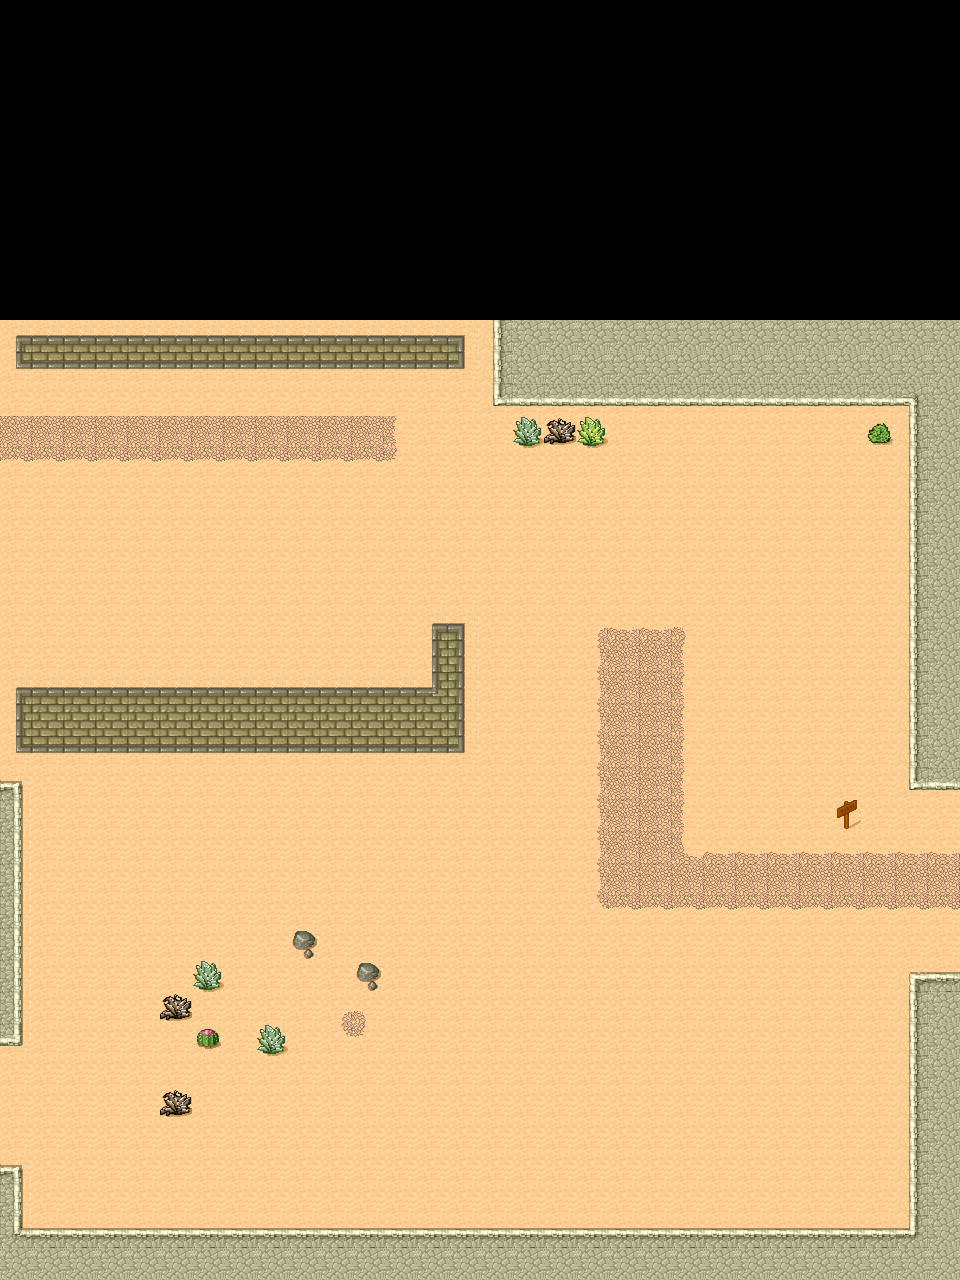

The image is a tile-based game level rendered from a .tmx file. Its description and source (layers, tilesets, objects; grid data summarised) follow:
An orthogonal 30x40 tile map with 32x32 px tiles, 3 tile layers (Ground, GroundDeco, Decos) and 25 objects (sky, mountains, clouds, trees).

<map version="1.10" tiledversion="2025.11.21" orientation="orthogonal" renderorder="right-down" width="30" height="40" tilewidth="32" tileheight="32" infinite="0" nextlayerid="10" nextobjectid="46">
 <editorsettings>
  <export target="area2.lua" format="lua" />
 </editorsettings>
 <properties>
  <property name="ambient" value="night" />
  <property name="game_mode" value="topdown" />
  <property name="name" value="level1_area2" />
 </properties>
 <tileset firstgid="1" name="tileset_area2" tilewidth="32" tileheight="32" tilecount="48" columns="8">
  <grid orientation="orthogonal" width="1" height="1" />
  <image source="tileset_area2.png" trans="ff00ff" width="256" height="192" />
 </tileset>
 <objectgroup id="9" name="Parallax">
  <object id="40" name="sky" x="0" y="0" width="128" height="128">
   <properties>
    <property name="Type" value="parallax" />
    <property name="image" value="assets/images/parallax/layer1_sky.png" />
    <property name="offset_y" type="float" value="50" />
    <property name="parallax_factor" type="float" value="0.1" />
    <property name="repeat_x" type="bool" value="true" />
    <property name="z_index" type="int" value="1" />
   </properties>
  </object>
  <object id="41" name="mountains" x="160" y="0" width="128" height="128">
   <properties>
    <property name="Type" value="parallax" />
    <property name="image" value="assets/images/parallax/layer2_mountains.png" />
    <property name="offset_y" type="float" value="-50" />
    <property name="parallax_factor" type="float" value="0.3" />
    <property name="repeat_x" type="bool" value="true" />
    <property name="z_index" type="int" value="2" />
   </properties>
  </object>
  <object id="42" name="clouds" x="320" y="0" width="128" height="128">
   <properties>
    <property name="Type" value="parallax" />
    <property name="auto_scroll_x" type="float" value="10" />
    <property name="image" value="assets/images/parallax/layer3_clouds.png" />
    <property name="offset_y" type="float" value="120" />
    <property name="parallax_factor" type="float" value="0.5" />
    <property name="repeat_x" type="bool" value="true" />
    <property name="z_index" type="int" value="3" />
   </properties>
  </object>
  <object id="43" name="trees" x="480" y="0" width="128" height="128">
   <properties>
    <property name="Type" value="parallax" />
    <property name="image" value="assets/images/parallax/layer4_trees.png" />
    <property name="offset_y" type="float" value="250" />
    <property name="parallax_factor" type="float" value="0.7" />
    <property name="repeat_x" type="bool" value="true" />
    <property name="z_index" type="int" value="4" />
   </properties>
  </object>
 </objectgroup>
 <layer id="1" name="Ground" width="30" height="40">
  <data>[1200 cells, 900 non-empty, 1 distinct tile ids]</data>
 </layer>
 <layer id="8" name="GroundDeco" width="30" height="40">
  <data>[1200 cells, 101 non-empty, 14 distinct tile ids]</data>
 </layer>
 <layer id="2" name="Decos" width="30" height="40">
  <data>[1200 cells, 240 non-empty, 27 distinct tile ids]</data>
 </layer>
 <objectgroup id="3" name="Walls">
  <object id="1" x="0" y="320" width="477.458" height="49.3333" />
  <object id="3" x="0" y="686.727" width="465.477" height="66.7273" />
  <object id="4" x="430" y="621.75" width="35.4091" height="64.4318" />
  <object id="5" x="288" y="928" width="32" height="32" />
  <object id="6" x="352" y="960" width="32" height="32" />
  <object id="7" x="192" y="960" width="32" height="32" />
  <object id="8" x="160" y="992" width="32" height="32" />
  <object id="9" x="192" y="1024" width="32" height="32" />
  <object id="10" x="256" y="1024" width="32" height="32" />
  <object id="11" x="160" y="1088" width="32" height="32" />
  <object id="24" x="896" y="416" width="64" height="384" />
  <object id="25" x="896" y="960" width="64" height="320" />
  <object id="27" x="0" y="1216" width="960" height="64" />
  <object id="28" x="0" y="768" width="32" height="288" />
  <object id="37" x="480" y="320">
   <polygon points="0,0 0,96 32,128 128,128 160,96 352,96 384,128 416,128 416,96 480,96 480,0" />
  </object>
  <object id="45" x="0" y="1152" width="32" height="128" />
 </objectgroup>
 <objectgroup id="7" name="Enemies">
  <object id="38" x="160" y="864" width="32" height="32">
   <properties>
    <property name="patrol_points" value="50.0,10.0;75.0,12.5" />
    <property name="type" value="bandit" />
   </properties>
  </object>
 </objectgroup>
 <objectgroup id="4" name="Portals">
  <object id="29" x="0" y="352" width="32" height="352">
   <properties>
    <property name="spawn_x" type="float" value="900" />
    <property name="spawn_y" type="float" value="150" />
    <property name="target_map" value="assets/maps/level1/area1.lua" />
    <property name="type" value="portal" />
   </properties>
  </object>
  <object id="33" x="928" y="768" width="32" height="224">
   <properties>
    <property name="spawn_x" type="float" value="70" />
    <property name="spawn_y" type="float" value="350" />
    <property name="target_map" value="assets/maps/level1/area3.lua" />
    <property name="type" value="portal" />
   </properties>
  </object>
  <object id="44" x="0" y="1024" width="32" height="160">
   <properties>
    <property name="spawn_x" type="float" value="670" />
    <property name="spawn_y" type="float" value="320" />
    <property name="target_map" value="assets/maps/level1/area4.lua" />
    <property name="type" value="portal" />
   </properties>
  </object>
 </objectgroup>
 <objectgroup id="5" name="SavePoints">
  <object id="35" x="832" y="800" width="32" height="32">
   <properties>
    <property name="id" value="save2-1" />
    <property name="type" value="savepoint" />
   </properties>
  </object>
 </objectgroup>
</map>
